Frame 1 (no input): blank canvas, image omitted
Frame 60 (the mouse pressed at the canvas centre just before this capture): blank canvas, image omitted
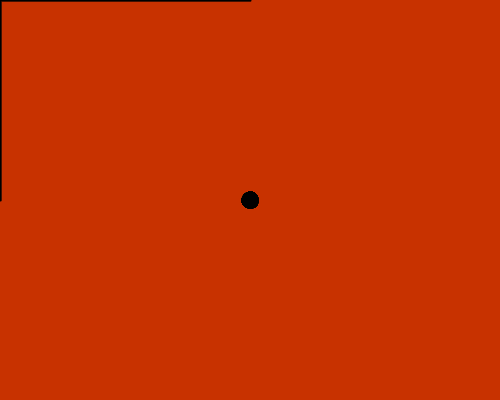
Frame 120 (the mouse held since frame 60 and released just before this capture)

The Processing sketch whose frames 1 and 60 were blank and that drew this single picture after the mouse press (run headless with seeded random() and noise(); from frame 60 on, the mouse is pressed at the canvas centre):

// Processing sketch: processing_154962
// ── processing_154962.pde

void setup(){
  size(500,400);
  background(200,50,0);
  
}


void draw(){
  stroke(200,50,0);
  line(0, 0, 500, 0);
  line(0, 0, 0, 400);
  stroke(0);
  if(mousePressed){
    fill(0,0,0);
    ellipse(mouseX,mouseY,15,15);{
    strokeWeight(2);
    line(mouseX,0,0,0);
    line(0,mouseY,0,0);
   }
   
   
  }
  if (keyPressed)
   {
    background(200,50,0);
  }
}
